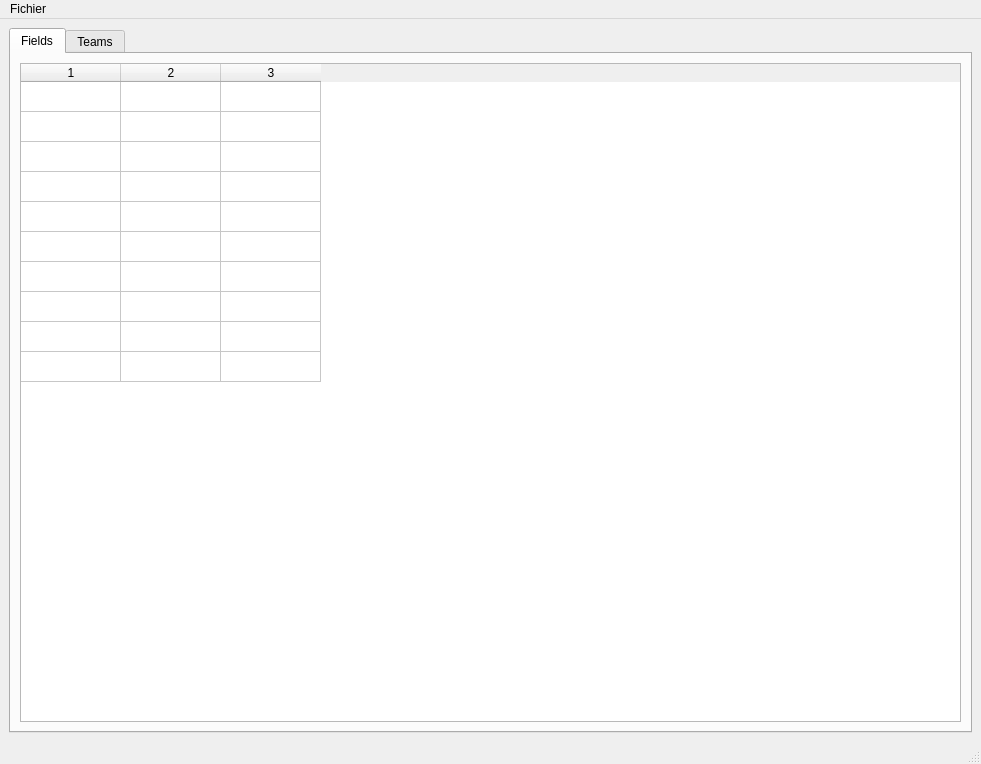
<?xml version="1.0" encoding="UTF-8"?>
<ui version="4.0">
 <class>MainWindow</class>
 <widget class="QMainWindow" name="MainWindow">
  <property name="geometry">
   <rect>
    <x>0</x>
    <y>0</y>
    <width>981</width>
    <height>764</height>
   </rect>
  </property>
  <property name="windowTitle">
   <string>MainWindow</string>
  </property>
  <widget class="QWidget" name="centralwidget">
   <layout class="QGridLayout" name="gridLayout_2">
    <item row="0" column="0">
     <widget class="QTabWidget" name="tabWidget">
      <property name="sizePolicy">
       <sizepolicy hsizetype="Preferred" vsizetype="Preferred">
        <horstretch>0</horstretch>
        <verstretch>0</verstretch>
       </sizepolicy>
      </property>
      <property name="autoFillBackground">
       <bool>true</bool>
      </property>
      <property name="currentIndex">
       <number>0</number>
      </property>
      <widget class="QWidget" name="fields_tab">
       <attribute name="title">
        <string>Fields</string>
       </attribute>
       <layout class="QGridLayout" name="gridLayout">
        <item row="0" column="0">
         <widget class="QTableWidget" name="fields_table">
          <property name="sizePolicy">
           <sizepolicy hsizetype="Preferred" vsizetype="MinimumExpanding">
            <horstretch>0</horstretch>
            <verstretch>0</verstretch>
           </sizepolicy>
          </property>
          <property name="contextMenuPolicy">
           <enum>Qt::ContextMenuPolicy::ActionsContextMenu</enum>
          </property>
          <property name="sizeAdjustPolicy">
           <enum>QAbstractScrollArea::SizeAdjustPolicy::AdjustIgnored</enum>
          </property>
          <property name="editTriggers">
           <set>QAbstractItemView::EditTrigger::NoEditTriggers</set>
          </property>
          <property name="selectionMode">
           <enum>QAbstractItemView::SelectionMode::NoSelection</enum>
          </property>
          <property name="showGrid">
           <bool>true</bool>
          </property>
          <property name="gridStyle">
           <enum>Qt::PenStyle::SolidLine</enum>
          </property>
          <property name="sortingEnabled">
           <bool>false</bool>
          </property>
          <property name="wordWrap">
           <bool>true</bool>
          </property>
          <property name="cornerButtonEnabled">
           <bool>false</bool>
          </property>
          <property name="rowCount">
           <number>10</number>
          </property>
          <property name="columnCount">
           <number>3</number>
          </property>
          <attribute name="horizontalHeaderVisible">
           <bool>true</bool>
          </attribute>
          <attribute name="horizontalHeaderCascadingSectionResizes">
           <bool>false</bool>
          </attribute>
          <attribute name="horizontalHeaderHighlightSections">
           <bool>false</bool>
          </attribute>
          <attribute name="horizontalHeaderShowSortIndicator" stdset="0">
           <bool>false</bool>
          </attribute>
          <attribute name="horizontalHeaderStretchLastSection">
           <bool>false</bool>
          </attribute>
          <attribute name="verticalHeaderVisible">
           <bool>false</bool>
          </attribute>
          <attribute name="verticalHeaderHighlightSections">
           <bool>false</bool>
          </attribute>
          <row/>
          <row/>
          <row/>
          <row/>
          <row/>
          <row/>
          <row/>
          <row/>
          <row/>
          <row/>
          <column/>
          <column/>
          <column/>
         </widget>
        </item>
       </layout>
      </widget>
      <widget class="QWidget" name="teams_tab">
       <attribute name="title">
        <string>Teams</string>
       </attribute>
       <layout class="QGridLayout" name="gridLayout_3">
        <item row="0" column="0">
         <widget class="QTableWidget" name="teams_table">
          <property name="rowCount">
           <number>10</number>
          </property>
          <property name="columnCount">
           <number>4</number>
          </property>
          <row/>
          <row/>
          <row/>
          <row/>
          <row/>
          <row/>
          <row/>
          <row/>
          <row/>
          <row/>
          <column/>
          <column/>
          <column/>
          <column/>
         </widget>
        </item>
       </layout>
      </widget>
     </widget>
    </item>
   </layout>
  </widget>
  <widget class="QMenuBar" name="menubar">
   <property name="geometry">
    <rect>
     <x>0</x>
     <y>0</y>
     <width>981</width>
     <height>22</height>
    </rect>
   </property>
   <widget class="QMenu" name="menuFile">
    <property name="title">
     <string>Fichier</string>
    </property>
    <addaction name="actionOpen"/>
    <addaction name="actionSave"/>
    <addaction name="actionSave_as"/>
    <addaction name="actionExecute"/>
   </widget>
   <addaction name="menuFile"/>
  </widget>
  <widget class="QStatusBar" name="statusbar"/>
  <action name="actionOpen">
   <property name="text">
    <string>Ouvrir</string>
   </property>
  </action>
  <action name="actionSave">
   <property name="text">
    <string>Enregistrer</string>
   </property>
  </action>
  <action name="actionSave_as">
   <property name="text">
    <string>Enregistrer sous...</string>
   </property>
  </action>
  <action name="actionExecute">
   <property name="text">
    <string>Exécuter</string>
   </property>
  </action>
 </widget>
 <resources/>
 <connections/>
</ui>
